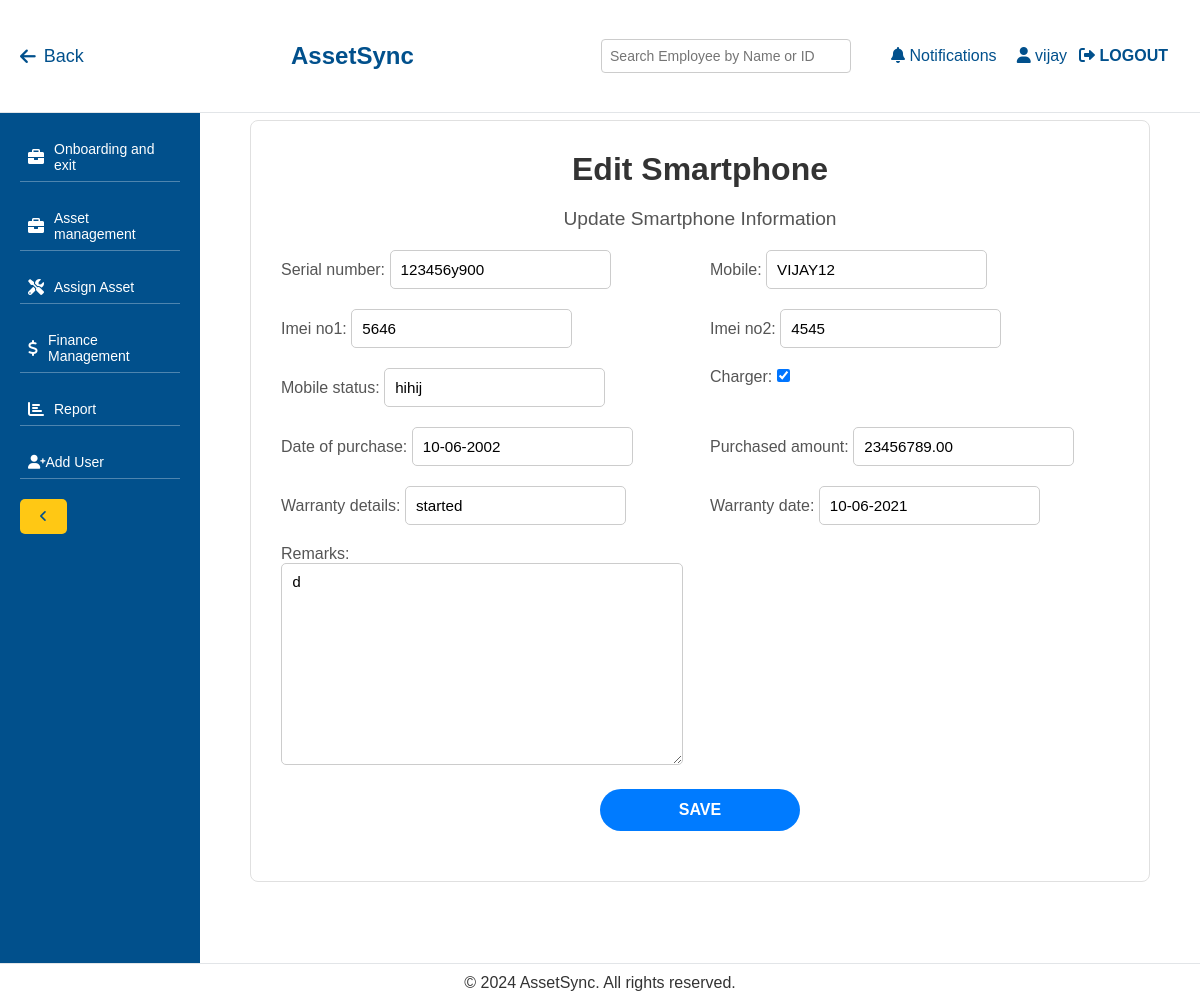
Page /edit-smartphone/2/ (signed in) on the committed database.
### management/models.py (models this page shows, shortened)
class Smartphone(models.Model):
    serial_number = models.CharField(max_length=100)
    mobile = models.CharField(max_length=100)
    imei_no1 = models.CharField(max_length=50)
    imei_no2 = models.CharField(max_length=50)
    mobile_status = models.CharField(max_length=50)
    charger = models.BooleanField(default=False)
    date_of_purchase = models.DateField()
    purchased_amount = models.DecimalField(max_digits=10, decimal_places=2)
    warranty_details = models.CharField(max_length=255)
    warranty_date = models.DateField()
    remarks = models.TextField(blank=True, null=True)
    employee = models.ForeignKey(Employee, on_delete=models.SET_NULL, null=True, blank=True, related_name='smartphones')

### management/views.py (the view)
# urls.py: path('edit-smartphone/<int:smartphone_id>/', views.edit_smartphone, name='edit_smartphone'),
@login_required
def edit_smartphone(request, smartphone_id):
    smartphone = get_object_or_404(Smartphone, pk=smartphone_id)
    if request.method == 'POST':
        form = SmartphoneForm(request.POST, instance=smartphone)
        if form.is_valid():
            form.save()
            return redirect('view_smartphones')
    else:
        if smartphone.date_of_purchase:
            smartphone.date_of_purchase = smartphone.date_of_purchase.strftime('%d-%m-%Y')
        if smartphone.warranty_date:
            smartphone.warranty_date = smartphone.warranty_date.strftime('%d-%m-%Y')
        form = SmartphoneForm(instance=smartphone)
    return render(request, 'management/edit_smartphone.html', {'form': form})

### management/templates/management/edit_smartphone.html (shortened to what this page needs)
{% extends 'management/base.html' %}
{% block content %}
<div class="container">
    <h2>Edit Smartphone</h2>
    <div class="form-title">Update Smartphone Information</div>
    <form method="post">
        <div class="form-grid">
            {{ form.as_p|safe }}
        </div>
        <button type="submit">Save</button>
    </form>
</div>
{% endblock %}

### management/templates/management/base.html (shortened to what this page needs)
{% load static %}
<!DOCTYPE html>
<html lang="en">
<head>
    <link rel="stylesheet" href="https://cdnjs.cloudflare.com/ajax/libs/font-awesome/6.0.0-beta3/css/all.min.css">
</head>
<body>
    <header>
        <a href="javascript:history.back()" class="back-btn"><i class="fas fa-arrow-left"></i> Back</a>
        <h1>AssetSync</h1>
        <div class="user-options">
            <div class="search-box">
                <input type="text" id="employeeSearch" placeholder="Search Employee by Name or ID" oninput="searchEmployee()">
            </div>
            <a href="#"><i class="fas fa-bell"></i> Notifications</a>
            <a href="#"><i class="fas fa-user"></i> {{ request.user.username }}</a>
            <form id="logout-form" action="{% url 'logout' %}" method="post" style="display:inline;">
                <button type="submit" class="btn" style="background:none; border:none; color: var(--primary-color); font-size: 16px; cursor: pointer;">
                    <i class="fas fa-sign-out-alt"></i> Logout
                </button>
            </form>
        </div>
    </header>
    <aside id="sidebar">
        <nav>
            <ul>
                <li class="{% if request.resolver_match.url_name == 'dashboard' %}active{% endif %}">
                    <a href="{% url 'dashboard' %}"> <span class="text">Dashboard</span></a>
                </li>
                <li>
                    <a href="#" onclick="toggleDropdown(event)"><i class="fas fa-briefcase icon"></i> <span class="text">Onboarding and exit</span></a>
                </li>
                <li>
                    <a href="#" onclick="toggleDropdown(event)"><i class="fas fa-briefcase icon"></i> <span class="text">Asset management</span></a>
                </li>
                <li><a href="{% url 'assign_asset' %}"><i class="fas fa-tools icon"></i> <span class="text">Assign Asset</span></a></li>
                <li><a href="{% url 'finance_module' %}"><i class="fas fa-dollar-sign icon"></i> <span class="text">Finance Management</span></a></li>
                <li><a href="{% url 'report' %}"><i class="fas fa-chart-bar icon"></i> <span class="text">Report</span></a></li>
                <li><a href="{% url 'add_user' %}"><i class="fas fa-user-plus"></i> Add User</a></li>
            </ul>
        </nav>
        <button class="toggle-btn" onclick="toggleSidebar()"><i class="fas fa-angle-left"></i></button>
    </aside>
    <main>
        {% block content %}{% endblock %}
    </main>
    <footer>
        <p>&copy; 2024 AssetSync. All rights reserved.</p>
    </footer>
</body>
</html>

### management/templates/management/base.html (style rules this page uses)
:root { --primary-color: #01508c; --secondary-color: #ffc814; --light-blue-color: #e9f7ff; --white-color: #ffffff; --text-color: #333333; --line-color: rgba(255, 255, 255, 0.3); --collapsed-width: 50px; --expanded-width: 200px; --dropdown-bg-color: #ffffff; --dropdown-hover-bg-color: #f1f1f1; --dropdown-border-color: #e0e0e0; }
* { margin: 0; padding: 0; box-sizing: border-box; }
body { font-family: Arial, sans-serif; background-color: var(--light-blue-color); color: var(--text-color); }
header { position: fixed; top: 0; left: 0; width: 100%; background-color: var(--white-color); border-bottom: 1px solid #e2e5e8; padding: 15px 20px; display: flex; justify-content: space-between; align-items: center; z-index: 1000; }
header h1 { color: var(--primary-color); font-size: 24px; }
header .user-options { display: flex; align-items: center; }
header .user-options a { color: var(--primary-color); margin-left: 20px; text-decoration: none; font-size: 16px; transition: color 0.3s; }
.search-box { position: relative; margin-right: 20px; }
.search-box input[type="text"] { padding: 8px; font-size: 14px; width: 250px; border-radius: 4px; border: 1px solid #ccc; }
.back-btn { font-size: 18px; margin-right: 20px; cursor: pointer; color: var(--primary-color); text-decoration: none; display: flex; align-items: center; }
.back-btn i { margin-right: 8px; }
aside { position: fixed; top: 60px; bottom: 0; left: 0; width: var(--expanded-width); background-color: var(--primary-color); color: var(--white-color); padding: 20px; overflow-y: auto; transition: width 0.3s ease; z-index: 999; }
aside nav ul { list-style-type: none; }
aside nav ul li { margin-bottom: 20px; position: relative; }
aside nav ul li a { color: var(--white-color); text-decoration: none; display: flex; align-items: center; padding: 8px; font-size: 14px; background-color: var(--primary-color); border-bottom: 1px solid var(--line-color); transition: background-color 0.3s, color 0.3s; }
aside nav ul li a .icon { margin-right: 10px; font-size: 16px; }
main { margin-left: var(--expanded-width); padding: 80px 20px; min-height: 100vh; background-color: var(--white-color); transition: margin-left 0.3s ease; }
footer { position: fixed; bottom: 0; left: 0; width: 100%; background-color: var(--white-color); border-top: 1px solid #e2e5e8; color: var(--text-color); text-align: center; padding: 10px 0; z-index: 1000; }
button, .btn { background-color: var(--secondary-color); color: var(--primary-color); border: none; padding: 10px 20px; border-radius: 5px; cursor: pointer; transition: background-color 0.3s, color 0.3s; }
aside { overflow-y: auto; }

### management/templates/management/edit_smartphone.html (style rules this page uses)
body { font-family: 'Poppins', sans-serif; background-color: #f8f9fb; margin: 0; padding: 0; }
.container { max-width: 900px; margin: 40px auto; padding: 30px; background-color: #ffffff; border-radius: 8px; border: 1px solid #e0e0e0; }
h2 { font-size: 2rem; color: #333; font-weight: 600; text-align: center; margin-bottom: 20px; }
.form-title { font-size: 1.2rem; color: #555; font-weight: 500; text-align: center; margin-bottom: 20px; }
.form-grid { display: grid; grid-template-columns: repeat(2, 1fr); gap: 20px; margin-bottom: 20px; }
label { font-weight: 500; color: #555; margin-bottom: 5px; }
input, select, textarea { padding: 10px; border: 1px solid #ccc; border-radius: 5px; font-size: 0.95rem; transition: border-color 0.3s; box-sizing: border-box; }
button[type="submit"] { display: block; width: 100%; max-width: 200px; margin: 20px auto; padding: 12px; background-color: #007bff; color: #ffffff; border: none; border-radius: 25px; font-size: 1rem; font-weight: 600; text-transform: uppercase; cursor: pointer; text-align: center; transition: background-color 0.3s, transform 0.3s; }
textarea { resize: vertical; min-height: 80px; }

### rows in the picture
Smartphone: serial_number "123456y900", mobile "VIJAY12", imei_no1 "5646", imei_no2 "4545", mobile_status "hihij", charger "☑", date_of_purchase "10-06-2002", purchased_amount "23456789.00", warranty_details "started", warranty_date "10-06-2021", remarks "d"

### other values in the picture
{{ request.user.username }} "vijay"
